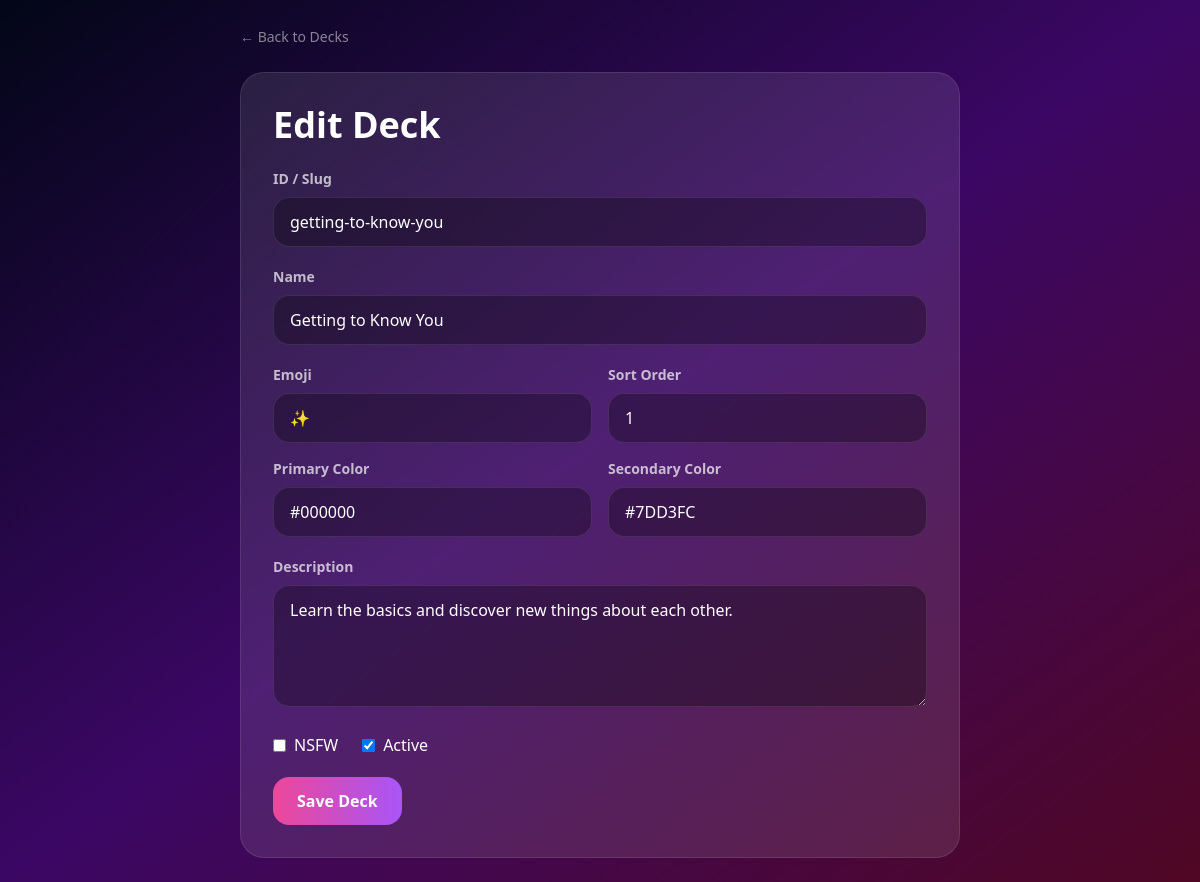
The page /admin/decks/getting-to-know-you/edit (signed in) on the database its author committed.
### app/models/deck.py (models this page shows, shortened)
class Deck(db.Model):
    __tablename__ = "decks"
    id = db.Column(db.String(80), primary_key=True)
    name = db.Column(db.String(120), nullable=False)
    emoji = db.Column(db.String(20), nullable=False)
    primary_color = db.Column(db.String(20), nullable=False, default="#EC4899")
    secondary_color = db.Column(db.String(20), nullable=True)
    description = db.Column(db.Text, nullable=True)
    is_nsfw = db.Column(db.Boolean, nullable=False, default=False)
    is_active = db.Column(db.Boolean, nullable=False, default=True)
    sort_order = db.Column(db.Integer, nullable=False, default=0)
    created_at = db.Column(db.DateTime, nullable=False, default=datetime.utcnow)
    updated_at = db.Column(
        db.DateTime,
        nullable=False,
        default=datetime.utcnow,
        onupdate=datetime.utcnow
    )
    questions = db.relationship(
        "Question",
        back_populates="deck",
        cascade="all, delete-orphan",
        lazy="selectin"
    )

### app/routes/admin_web.py (the view)
@admin_web_bp.get("/decks/<string:deck_id>/edit")
@admin_required
def edit_deck(deck_id):
    deck = Deck.query.get_or_404(deck_id)
    return render_template("admin/deck_form.html", deck=deck)

### app/routes/admin_web.py (called while the page is built)
def admin_required(fn):
    @wraps(fn)
    @login_required
    def wrapper(*args, **kwargs):
        if not current_user.is_admin:
            abort(403)
        return fn(*args, **kwargs)
    return wrapper

### app/templates/admin/deck_form.html (shortened to what this page needs)
{% extends "base.html" %}
{% block body %}
<div class="max-w-3xl mx-auto p-6">
  <a href="{{ url_for('admin_web.decks') }}" class="text-white/50 text-sm">← Back to Decks</a>
  <div class="rounded-3xl bg-white/10 border border-white/10 p-8 mt-6">
    <h1 class="text-4xl font-bold mb-6">
      {% if deck %}Edit Deck{% else %}New Deck{% endif %}
    </h1>
    <form method="post" class="space-y-5">
      <div>
        <label class="block text-sm font-bold text-white/70 mb-2">ID / Slug</label>
        <input name="id" value="{{ deck.id if deck else '' }}" {% if deck %}readonly{% endif %} required
          placeholder="deep-conversations"
          class="w-full rounded-2xl bg-black/30 border border-white/10 px-4 py-3 outline-none focus:ring-2 focus:ring-pink-400">
      </div>
      <div>
        <label class="block text-sm font-bold text-white/70 mb-2">Name</label>
        <input name="name" value="{{ deck.name if deck else '' }}" required
          class="w-full rounded-2xl bg-black/30 border border-white/10 px-4 py-3 outline-none focus:ring-2 focus:ring-pink-400">
      </div>
      <div class="grid grid-cols-1 md:grid-cols-2 gap-4">
        <div>
          <label class="block text-sm font-bold text-white/70 mb-2">Emoji</label>
          <input name="emoji" value="{{ deck.emoji if deck else '' }}" required
            class="w-full rounded-2xl bg-black/30 border border-white/10 px-4 py-3">
        </div>
        <div>
          <label class="block text-sm font-bold text-white/70 mb-2">Sort Order</label>
          <input name="sort_order" type="number" value="{{ deck.sort_order if deck else 0 }}"
            class="w-full rounded-2xl bg-black/30 border border-white/10 px-4 py-3">
        </div>
        <div>
          <label class="block text-sm font-bold text-white/70 mb-2">Primary Color</label>
          <input name="primary_color" value="{{ deck.primary_color if deck else '#314755' }}"
            class="w-full rounded-2xl bg-black/30 border border-white/10 px-4 py-3">
        </div>
        <div>
          <label class="block text-sm font-bold text-white/70 mb-2">Secondary Color</label>
          <input name="secondary_color" value="{{ deck.secondary_color if deck else '#26A0DA' }}"
            class="w-full rounded-2xl bg-black/30 border border-white/10 px-4 py-3">
        </div>
      </div>
      <div>
        <label class="block text-sm font-bold text-white/70 mb-2">Description</label>
        <textarea name="description" rows="4"
          class="w-full rounded-2xl bg-black/30 border border-white/10 px-4 py-3 outline-none focus:ring-2 focus:ring-pink-400">{{ deck.description if deck else '' }}</textarea>
      </div>
      <div class="flex gap-6">
        <label class="flex items-center gap-2">
          <input type="checkbox" name="is_nsfw" {% if deck and deck.is_nsfw %}checked{% endif %}>
          NSFW
        </label>
        {% if deck %}
        <label class="flex items-center gap-2">
          <input type="checkbox" name="is_active" {% if deck.is_active %}checked{% endif %}>
          Active
        </label>
        {% endif %}
      </div>
      <button class="rounded-2xl bg-gradient-to-r from-pink-500 to-purple-500 px-6 py-3 font-bold">
        Save Deck
      </button>
    </form>
  </div>
</div>
{% endblock %}

### rows shown on the page
Deck: id "getting-to-know-you", name "Getting to Know You", emoji "✨", sort_order "1", primary_color "#000000", secondary_color "#7DD3FC", description "Learn the basics and discover new things about each other.", is_active "☑"
